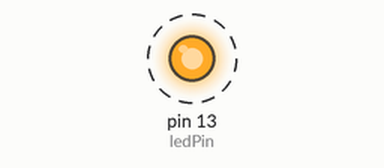
Simulated run of this sketch. Board: Arduino Uno, built with avr-gcc and run on an emulated ATmega328P. On the bench: output pins drawn as LEDs (lit = HIGH). Dashed ring = blinking.

Above: at 0.2 s.
Timing chart, 0 to 5.8 s (numbered marks = the images above):
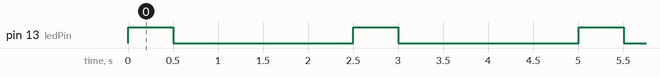

Measured:
- by itself, pin 13 (ledPin): alternates HIGH for 0.50 s and LOW for 2.0 s

The sketch:

blink_timer.ino
```cpp
const int ledPin =  13;    // the number of the LED pin

int ledState = LOW;        // ledState used to set the LED
long nextEvent = 0;        // next time to reverse LED

long intervaluit = 500;
long intervalaan = 2000;

void setup() {
  pinMode(ledPin, OUTPUT); // set the digital pin as output
}

void loop()
{
  if (millis() > nextEvent) {
    if (ledState == LOW) {
      nextEvent = millis() + intervaluit;  // next time to reverse LED
    } else {
      nextEvent = millis() + intervalaan;  // next time to reverse LED
    }

    if (ledState == LOW)  // reverse ledState
      ledState = HIGH;
    else
      ledState = LOW;

    digitalWrite(ledPin, ledState); // set the LED
  }
}
```
